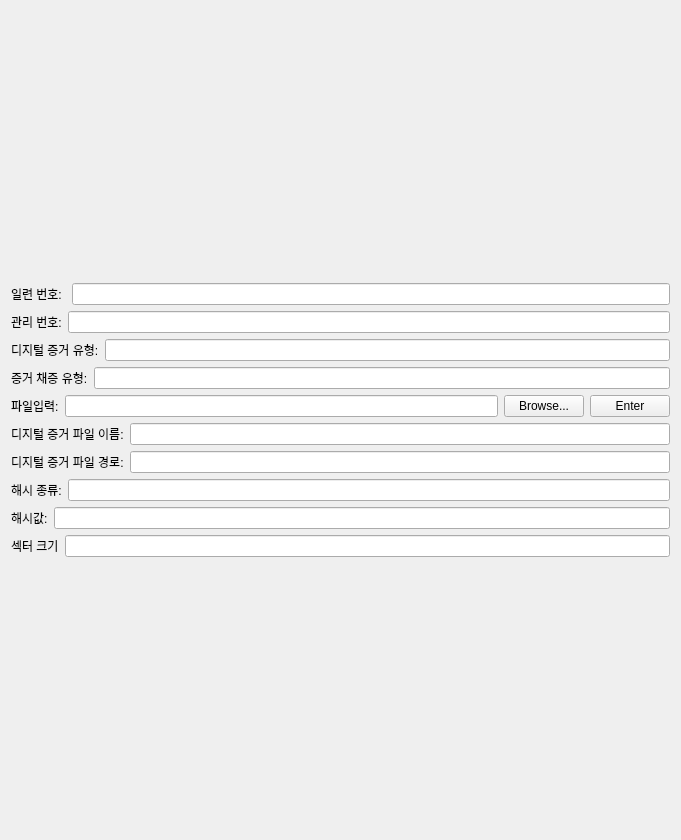
              <widget class="QWidget" name="DE_Aquisition_Info__scrollAreaWidgetContents_1">
               <property name="geometry">
                <rect>
                 <x>0</x>
                 <y>0</y>
                 <width>681</width>
                 <height>840</height>
                </rect>
               </property>
               <layout class="QGridLayout" name="gridLayout_15">
                <item row="0" column="0">
                 <layout class="QVBoxLayout" name="DE_Aquisition_Info_file__verticalLayout_1">
                  <item>
                   <layout class="QHBoxLayout" name="horizontalLayout_2">
                    <item>
                     <widget class="QLabel" name="label_6">
                      <property name="text">
                       <string>일련 번호: </string>
                      </property>
                     </widget>
                    </item>
                    <item>
                     <widget class="QLineEdit" name="lineEdit_2"/>
                    </item>
                   </layout>
                  </item>
                  <item>
                   <layout class="QHBoxLayout" name="DE_management_id__horizontalLayout_2">
                    <item>
                     <widget class="QLabel" name="DE_management_id__label_2">
                      <property name="text">
                       <string>관리 번호:</string>
                      </property>
                     </widget>
                    </item>
                    <item>
                     <widget class="QLineEdit" name="DE_management_id__lineEdit_2"/>
                    </item>
                   </layout>
                  </item>
                  <item>
                   <layout class="QHBoxLayout" name="DE_digital_evidence_type__horizontalLayout_2">
                    <item>
                     <widget class="QLabel" name="DE_digital_evidence_type__label_2">
                      <property name="text">
                       <string>디지털 증거 유형:</string>
                      </property>
                     </widget>
                    </item>
                    <item>
                     <widget class="QLineEdit" name="DE_digital_evidence_type__lineEdit_2"/>
                    </item>
                   </layout>
                  </item>
                  <item>
                   <layout class="QHBoxLayout" name="DE_evidences_gathering_type__horizontalLayout_2">
                    <item>
                     <widget class="QLabel" name="DE_evidences_gathering_type__label_2">
                      <property name="text">
                       <string>증거 채증 유형:</string>
                      </property>
                     </widget>
                    </item>
                    <item>
                     <widget class="QLineEdit" name="DE_evidences_gathering_type__ineEdit_2"/>
                    </item>
                   </layout>
                  </item>
                  <item>
                   <layout class="QHBoxLayout" name="DE_Aquisition_Info_file_browse_horizontalLayout_1">
                    <item>
                     <widget class="QLabel" name="DE_Acquisition_Info_file_browse__label_1">
                      <property name="maximumSize">
                       <size>
                        <width>16777215</width>
                        <height>16500000</height>
                       </size>
                      </property>
                      <property name="text">
                       <string>파일입력:</string>
                      </property>
                     </widget>
                    </item>
                    <item>
                     <widget class="QLineEdit" name="DE_Acquisition_Info_file_browse__lineEdit_1"/>
                    </item>
                    <item>
                     <widget class="QPushButton" name="DE_Acquisition_Info_file_browse__browseButton_1">
                      <property name="text">
                       <string>Browse...</string>
                      </property>
                     </widget>
                    </item>
                    <item>
                     <widget class="QPushButton" name="DE_Acquisition_Info_file_browse__enterButton_1">
                      <property name="text">
                       <string>Enter</string>
                      </property>
                     </widget>
                    </item>
                   </layout>
                  </item>
                  <item>
                   <layout class="QHBoxLayout" name="DE_Acquisition_Infro_file_digital_evidence_file_name__horizontalLayout_1">
                    <item>
                     <widget class="QLabel" name="DE_Acquisition_Info_digital_evidence_file_name__label_1">
                      <property name="text">
                       <string>디지털 증거 파일 이름:</string>
                      </property>
                     </widget>
                    </item>
                    <item>
                     <widget class="QLineEdit" name="DE_Acquisition_Info_digital_evidence_file_name__lineEdit_1"/>
                    </item>
                   </layout>
                  </item>
                  <item>
                   <layout class="QHBoxLayout" name="DE_Aquisition_Info_digital_evidence_file_path__horizontalLayout_1">
                    <item>
                     <widget class="QLabel" name="DE_Acquisition_Info_digital_evidence_file_path__label_1">
                      <property name="text">
                       <string>디지털 증거 파일 경로:</string>
                      </property>
                     </widget>
                    </item>
                    <item>
                     <widget class="QLineEdit" name="DE_Acquisition_Info_digital_evidence_file_path__lineEdit_1"/>
                    </item>
                   </layout>
                  </item>
                  <item>
                   <layout class="QHBoxLayout" name="DE_Acquisition_Info_hash_type__horizontalLayout_1">
                    <item>
                     <widget class="QLabel" name="DE_Acquisition_Info_hash_type__label_1">
                      <property name="text">
                       <string>해시 종류:</string>
                      </property>
                     </widget>
                    </item>
                    <item>
                     <widget class="QLineEdit" name="DE_Acquisition_Info_hash_type__lineEdit_1"/>
                    </item>
                   </layout>
                  </item>
                  <item>
                   <layout class="QHBoxLayout" name="DE_Acquisition_Info_hash_value__horizontalLayout_1">
                    <item>
                     <widget class="QLabel" name="DE_Acquisition_Info_hash_value__label_1">
                      <property name="text">
                       <string>해시값:</string>
                      </property>
                     </widget>
                    </item>
                    <item>
                     <widget class="QLineEdit" name="DE_Acquisition_Info_hash_value__lineEdit_1"/>
                    </item>
                   </layout>
                  </item>
                  <item>
                   <layout class="QHBoxLayout" name="horizontalLayout_3">
                    <item>
                     <widget class="QLabel" name="label_7">
                      <property name="text">
                       <string>섹터 크기</string>
                      </property>
                     </widget>
                    </item>
                    <item>
                     <widget class="QLineEdit" name="lineEdit_3"/>
                    </item>
                   </layout>
                  </item>
                 </layout>
                </item>
               </layout>
              </widget>
